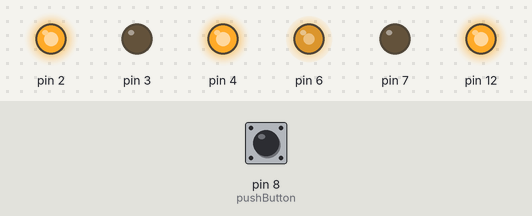
A sketch run on a simulated Arduino Uno, built with avr-gcc and run on an emulated ATmega328P. On the bench: output pins drawn as LEDs (lit = HIGH). Inputs (shaded band) come from the test bench; at power-on: pin 8 (pushButton) LOW.

Above: at 2.8 s.
2.9 s: pin 8 (pushButton) pulled HIGH for 1.2 s
At 4.4 s:
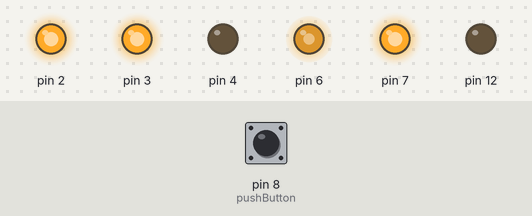
6.5 s: pin 8 (pushButton) pulled HIGH for 3.2 s
At 11.2 s:
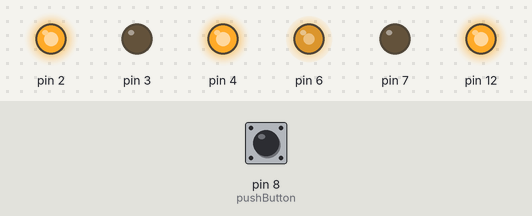
Timing chart, 0 to 12.7 s (numbered marks = the images above; inputs shaded):
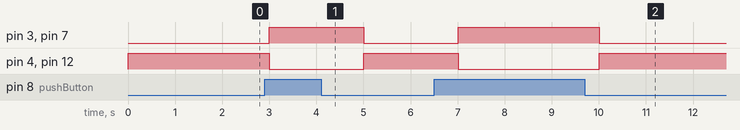

The sketch:

Two_Motor_Momentary_Switch.ino
```cpp
//Created by Nino Panes w/ the help of Michael Shiloh. Modified blink Code to turn on Motors
const int pushButton = 8;
void setup() {
  // initialize digital pin output.
  //pinMode(LED_BUILTIN, OUTPUT);
  pinMode(2, OUTPUT);
  pinMode(3, OUTPUT);
  pinMode(4, OUTPUT );

  pinMode(6, OUTPUT);
  pinMode(7, OUTPUT);
  pinMode(12, OUTPUT );


  analogWrite(6, 430);
  analogWrite(2, 430);

}

// the loop function runs over and over again forever
void loop() {

  int buttonState = digitalRead(pushButton);
  // print out the state of the button:
  Serial.println(buttonState);
  delay(1);
  if (buttonState == HIGH) {

    digitalWrite(3, HIGH);   // Move Forward for 1 second
    digitalWrite(4, LOW);

    digitalWrite(7, HIGH);
    digitalWrite(12, LOW);
    delay(1000);
  } else {                    // Else allows it to change its actions briefly until its done then it goes to the original action.

    digitalWrite(3, LOW);     //Move Backward for 1 second
    digitalWrite(4, HIGH);

    digitalWrite(7, LOW);
    digitalWrite(12, HIGH);
    delay(1000);

  }
}
```

Measured:
- after the input at 2.9 s, pin 3, pin 7: LOW → HIGH after 0.10 s, → LOW 2.0 s later; pin 4, pin 12: HIGH → LOW after 0.10 s, → HIGH 2.0 s later
- after the input at 6.5 s, pin 3, pin 7: LOW → HIGH after 0.51 s, → LOW 3.0 s later; pin 4, pin 12: HIGH → LOW after 0.51 s, → HIGH 3.0 s later
